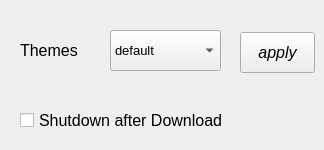
    <widget class="QWidget" name="tab">
     <attribute name="title">
      <string>Settings</string>
     </attribute>
     <widget class="QLabel" name="label_6">
      <property name="geometry">
       <rect>
        <x>20</x>
        <y>30</y>
        <width>81</width>
        <height>41</height>
       </rect>
      </property>
      <property name="font">
       <font>
        <family>Segoe UI</family>
        <pointsize>12</pointsize>
       </font>
      </property>
      <property name="text">
       <string>Themes</string>
      </property>
     </widget>
     <widget class="QCheckBox" name="checkBox">
      <property name="geometry">
       <rect>
        <x>20</x>
        <y>100</y>
        <width>271</width>
        <height>41</height>
       </rect>
      </property>
      <property name="font">
       <font>
        <family>Segoe UI</family>
        <pointsize>12</pointsize>
       </font>
      </property>
      <property name="text">
       <string>Shutdown after Download</string>
      </property>
     </widget>
     <widget class="QComboBox" name="comboBox_2">
      <property name="geometry">
       <rect>
        <x>110</x>
        <y>30</y>
        <width>111</width>
        <height>41</height>
       </rect>
      </property>
      <property name="font">
       <font>
        <family>Segoe UI</family>
        <pointsize>10</pointsize>
       </font>
      </property>
      <item>
       <property name="text">
        <string>default</string>
       </property>
      </item>
     </widget>
     <widget class="QPushButton" name="pushButton_9">
      <property name="geometry">
       <rect>
        <x>240</x>
        <y>32</y>
        <width>75</width>
        <height>41</height>
       </rect>
      </property>
      <property name="font">
       <font>
        <family>Segoe UI</family>
        <pointsize>12</pointsize>
        <italic>true</italic>
       </font>
      </property>
      <property name="text">
       <string>apply</string>
      </property>
     </widget>
    </widget>
